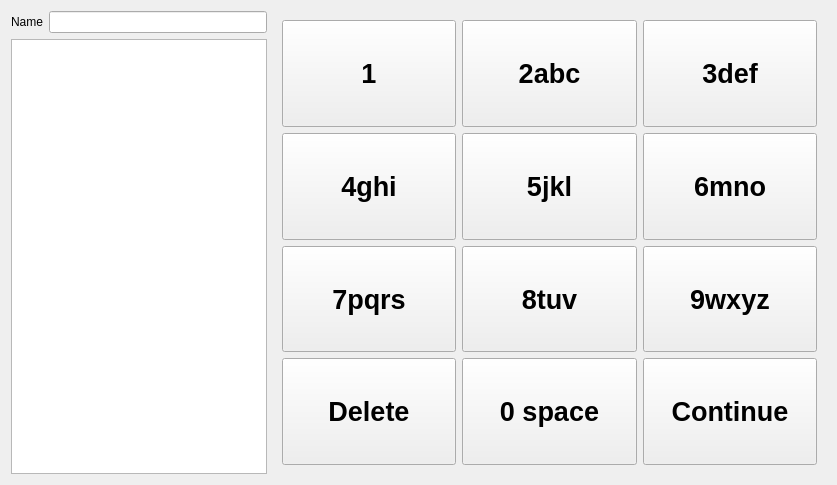
<?xml version="1.0" encoding="UTF-8"?>
<ui version="4.0">
 <class>LoginScreen</class>
 <widget class="QWidget" name="LoginScreen">
  <property name="geometry">
   <rect>
    <x>0</x>
    <y>0</y>
    <width>837</width>
    <height>485</height>
   </rect>
  </property>
  <property name="windowTitle">
   <string>Form</string>
  </property>
  <layout class="QHBoxLayout" name="horizontalLayout_2" stretch="0,1">
   <item>
    <layout class="QVBoxLayout" name="verticalLayout" stretch="0,0">
     <item>
      <layout class="QHBoxLayout" name="horizontalLayout">
       <item>
        <widget class="QLabel" name="label">
         <property name="text">
          <string>Name</string>
         </property>
        </widget>
       </item>
       <item>
        <widget class="QLineEdit" name="lineEdit"/>
       </item>
      </layout>
     </item>
     <item>
      <widget class="QListWidget" name="listWidget"/>
     </item>
    </layout>
   </item>
   <item>
    <widget class="QWidget" name="widget_keyboardPort" native="true">
     <layout class="QGridLayout" name="gridLayout">
      <item row="2" column="0">
       <widget class="QPushButton" name="pushButton_4">
        <property name="sizePolicy">
         <sizepolicy hsizetype="Expanding" vsizetype="Expanding">
          <horstretch>0</horstretch>
          <verstretch>0</verstretch>
         </sizepolicy>
        </property>
        <property name="font">
         <font>
          <pointsize>20</pointsize>
          <weight>75</weight>
          <italic>false</italic>
          <bold>true</bold>
          <underline>false</underline>
          <strikeout>false</strikeout>
         </font>
        </property>
        <property name="text">
         <string>4ghi</string>
        </property>
       </widget>
      </item>
      <item row="0" column="2">
       <widget class="QPushButton" name="pushButton_3">
        <property name="sizePolicy">
         <sizepolicy hsizetype="Expanding" vsizetype="Expanding">
          <horstretch>0</horstretch>
          <verstretch>0</verstretch>
         </sizepolicy>
        </property>
        <property name="font">
         <font>
          <pointsize>20</pointsize>
          <weight>75</weight>
          <italic>false</italic>
          <bold>true</bold>
          <underline>false</underline>
          <strikeout>false</strikeout>
         </font>
        </property>
        <property name="text">
         <string>3def</string>
        </property>
       </widget>
      </item>
      <item row="4" column="0">
       <widget class="QPushButton" name="pushButton_7">
        <property name="sizePolicy">
         <sizepolicy hsizetype="Expanding" vsizetype="Expanding">
          <horstretch>0</horstretch>
          <verstretch>0</verstretch>
         </sizepolicy>
        </property>
        <property name="font">
         <font>
          <pointsize>20</pointsize>
          <weight>75</weight>
          <italic>false</italic>
          <bold>true</bold>
          <underline>false</underline>
          <strikeout>false</strikeout>
         </font>
        </property>
        <property name="text">
         <string>7pqrs</string>
        </property>
       </widget>
      </item>
      <item row="5" column="1">
       <widget class="QPushButton" name="pushButton_0">
        <property name="sizePolicy">
         <sizepolicy hsizetype="Expanding" vsizetype="Expanding">
          <horstretch>0</horstretch>
          <verstretch>0</verstretch>
         </sizepolicy>
        </property>
        <property name="font">
         <font>
          <pointsize>20</pointsize>
          <weight>75</weight>
          <italic>false</italic>
          <bold>true</bold>
          <underline>false</underline>
          <strikeout>false</strikeout>
         </font>
        </property>
        <property name="text">
         <string>0 space</string>
        </property>
       </widget>
      </item>
      <item row="0" column="1">
       <widget class="QPushButton" name="pushButton_2">
        <property name="sizePolicy">
         <sizepolicy hsizetype="Expanding" vsizetype="Expanding">
          <horstretch>0</horstretch>
          <verstretch>0</verstretch>
         </sizepolicy>
        </property>
        <property name="font">
         <font>
          <family>MS Shell Dlg 2</family>
          <pointsize>20</pointsize>
          <weight>75</weight>
          <italic>false</italic>
          <bold>true</bold>
          <underline>false</underline>
          <strikeout>false</strikeout>
         </font>
        </property>
        <property name="text">
         <string>2abc</string>
        </property>
       </widget>
      </item>
      <item row="5" column="0">
       <widget class="QPushButton" name="pushButton_loeschen">
        <property name="sizePolicy">
         <sizepolicy hsizetype="Expanding" vsizetype="Expanding">
          <horstretch>0</horstretch>
          <verstretch>0</verstretch>
         </sizepolicy>
        </property>
        <property name="font">
         <font>
          <pointsize>20</pointsize>
          <weight>75</weight>
          <italic>false</italic>
          <bold>true</bold>
          <underline>false</underline>
          <strikeout>false</strikeout>
         </font>
        </property>
        <property name="text">
         <string>Delete</string>
        </property>
       </widget>
      </item>
      <item row="4" column="2">
       <widget class="QPushButton" name="pushButton_9">
        <property name="sizePolicy">
         <sizepolicy hsizetype="Expanding" vsizetype="Expanding">
          <horstretch>0</horstretch>
          <verstretch>0</verstretch>
         </sizepolicy>
        </property>
        <property name="font">
         <font>
          <pointsize>20</pointsize>
          <weight>75</weight>
          <italic>false</italic>
          <bold>true</bold>
          <underline>false</underline>
          <strikeout>false</strikeout>
         </font>
        </property>
        <property name="text">
         <string>9wxyz</string>
        </property>
       </widget>
      </item>
      <item row="0" column="0">
       <widget class="QPushButton" name="pushButton_1">
        <property name="sizePolicy">
         <sizepolicy hsizetype="Expanding" vsizetype="Expanding">
          <horstretch>0</horstretch>
          <verstretch>0</verstretch>
         </sizepolicy>
        </property>
        <property name="font">
         <font>
          <pointsize>20</pointsize>
          <weight>75</weight>
          <italic>false</italic>
          <bold>true</bold>
          <underline>false</underline>
          <strikeout>false</strikeout>
         </font>
        </property>
        <property name="text">
         <string>1</string>
        </property>
       </widget>
      </item>
      <item row="4" column="1">
       <widget class="QPushButton" name="pushButton_8">
        <property name="sizePolicy">
         <sizepolicy hsizetype="Expanding" vsizetype="Expanding">
          <horstretch>0</horstretch>
          <verstretch>0</verstretch>
         </sizepolicy>
        </property>
        <property name="font">
         <font>
          <pointsize>20</pointsize>
          <weight>75</weight>
          <italic>false</italic>
          <bold>true</bold>
          <underline>false</underline>
          <strikeout>false</strikeout>
         </font>
        </property>
        <property name="text">
         <string>8tuv</string>
        </property>
       </widget>
      </item>
      <item row="5" column="2">
       <widget class="QPushButton" name="pushButton_Weiter">
        <property name="sizePolicy">
         <sizepolicy hsizetype="Expanding" vsizetype="Expanding">
          <horstretch>0</horstretch>
          <verstretch>0</verstretch>
         </sizepolicy>
        </property>
        <property name="font">
         <font>
          <pointsize>20</pointsize>
          <weight>75</weight>
          <italic>false</italic>
          <bold>true</bold>
          <underline>false</underline>
          <strikeout>false</strikeout>
          <kerning>true</kerning>
         </font>
        </property>
        <property name="text">
         <string>Continue</string>
        </property>
       </widget>
      </item>
      <item row="2" column="1">
       <widget class="QPushButton" name="pushButton_5">
        <property name="sizePolicy">
         <sizepolicy hsizetype="Expanding" vsizetype="Expanding">
          <horstretch>0</horstretch>
          <verstretch>0</verstretch>
         </sizepolicy>
        </property>
        <property name="font">
         <font>
          <pointsize>20</pointsize>
          <weight>75</weight>
          <italic>false</italic>
          <bold>true</bold>
          <underline>false</underline>
          <strikeout>false</strikeout>
         </font>
        </property>
        <property name="text">
         <string>5jkl</string>
        </property>
       </widget>
      </item>
      <item row="2" column="2">
       <widget class="QPushButton" name="pushButton_6">
        <property name="sizePolicy">
         <sizepolicy hsizetype="Expanding" vsizetype="Expanding">
          <horstretch>0</horstretch>
          <verstretch>0</verstretch>
         </sizepolicy>
        </property>
        <property name="font">
         <font>
          <pointsize>20</pointsize>
          <weight>75</weight>
          <italic>false</italic>
          <bold>true</bold>
          <underline>false</underline>
          <strikeout>false</strikeout>
         </font>
        </property>
        <property name="text">
         <string>6mno</string>
        </property>
       </widget>
      </item>
     </layout>
    </widget>
   </item>
  </layout>
 </widget>
 <resources/>
 <connections/>
</ui>
